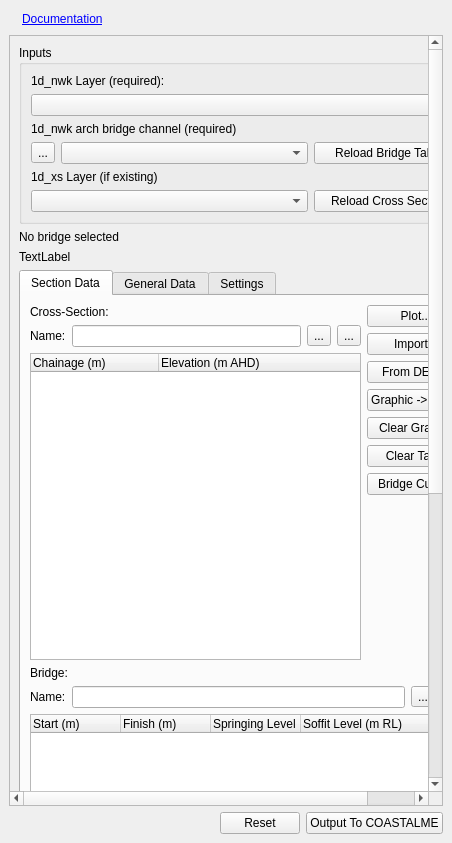
<?xml version="1.0" encoding="UTF-8"?>
<ui version="4.0">
 <class>archBridgeDock</class>
 <widget class="QDockWidget" name="archBridgeDock">
  <property name="geometry">
   <rect>
    <x>0</x>
    <y>0</y>
    <width>452</width>
    <height>843</height>
   </rect>
  </property>
  <property name="minimumSize">
   <size>
    <width>254</width>
    <height>187</height>
   </size>
  </property>
  <property name="windowTitle">
   <string>Arch Bridge Editor</string>
  </property>
  <widget class="QWidget" name="dockWidgetContents">
   <layout class="QVBoxLayout" name="verticalLayout_3">
    <item>
     <layout class="QHBoxLayout" name="horizontalLayout_16">
      <item>
       <widget class="QLabel" name="label_21">
        <property name="text">
         <string/>
        </property>
        <property name="pixmap">
         <pixmap resource="../resources/coastalme.qrc">:/logo/resources/COASTALME_logo_resized.png</pixmap>
        </property>
       </widget>
      </item>
      <item>
       <widget class="QLabel" name="label_18">
        <property name="text">
         <string>&lt;html&gt;&lt;head/&gt;&lt;body&gt;&lt;p&gt;&lt;a href=&quot;https://wiki.coastalme.com/index.php?title=QGIS_COASTALME_Arch_Bridge_Editor&quot;&gt;&lt;span style=&quot; text-decoration: underline; color:#0000ff;&quot;&gt;Documentation&lt;/span&gt;&lt;/a&gt;&lt;/p&gt;&lt;/body&gt;&lt;/html&gt;</string>
        </property>
        <property name="textFormat">
         <enum>Qt::RichText</enum>
        </property>
        <property name="openExternalLinks">
         <bool>true</bool>
        </property>
       </widget>
      </item>
      <item>
       <spacer name="horizontalSpacer_5">
        <property name="orientation">
         <enum>Qt::Horizontal</enum>
        </property>
        <property name="sizeHint" stdset="0">
         <size>
          <width>40</width>
          <height>20</height>
         </size>
        </property>
       </spacer>
      </item>
     </layout>
    </item>
    <item>
     <widget class="QScrollArea" name="scrollArea">
      <property name="horizontalScrollBarPolicy">
       <enum>Qt::ScrollBarAsNeeded</enum>
      </property>
      <property name="sizeAdjustPolicy">
       <enum>QAbstractScrollArea::AdjustToContentsOnFirstShow</enum>
      </property>
      <property name="widgetResizable">
       <bool>true</bool>
      </property>
      <widget class="QWidget" name="scrollAreaWidgetContents">
       <property name="geometry">
        <rect>
         <x>0</x>
         <y>0</y>
         <width>431</width>
         <height>1186</height>
        </rect>
       </property>
       <layout class="QVBoxLayout" name="verticalLayout">
        <item>
         <widget class="QGroupBox" name="groupBox">
          <property name="title">
           <string>Inputs</string>
          </property>
          <layout class="QVBoxLayout" name="verticalLayout_2">
           <item>
            <layout class="QVBoxLayout" name="verticalLayout_22">
             <item>
              <widget class="QLabel" name="label_19">
               <property name="text">
                <string>1d_nwk Layer (required):</string>
               </property>
              </widget>
             </item>
             <item>
              <widget class="QComboBox" name="cboNwkLayer"/>
             </item>
             <item>
              <widget class="QLabel" name="label_20">
               <property name="text">
                <string>1d_nwk arch bridge channel (required)</string>
               </property>
              </widget>
             </item>
             <item>
              <layout class="QHBoxLayout" name="horizontalLayout_9">
               <item>
                <widget class="QToolButton" name="bridgeBySelection">
                 <property name="toolTip">
                  <string>Select feature on map</string>
                 </property>
                 <property name="text">
                  <string>...</string>
                 </property>
                </widget>
               </item>
               <item>
                <widget class="QComboBox" name="cboNwkFeature"/>
               </item>
               <item>
                <widget class="QPushButton" name="pbReloadBridge">
                 <property name="maximumSize">
                  <size>
                   <width>150</width>
                   <height>16777215</height>
                  </size>
                 </property>
                 <property name="text">
                  <string>Reload Bridge Table</string>
                 </property>
                </widget>
               </item>
              </layout>
             </item>
             <item>
              <widget class="QLabel" name="label">
               <property name="text">
                <string>1d_xs Layer (if existing)</string>
               </property>
              </widget>
             </item>
             <item>
              <layout class="QHBoxLayout" name="horizontalLayout_13">
               <item>
                <widget class="QComboBox" name="cboXsLayer"/>
               </item>
               <item>
                <widget class="QPushButton" name="pbReloadCrossSection">
                 <property name="maximumSize">
                  <size>
                   <width>150</width>
                   <height>16777215</height>
                  </size>
                 </property>
                 <property name="text">
                  <string>Reload Cross Section</string>
                 </property>
                </widget>
               </item>
              </layout>
             </item>
            </layout>
           </item>
          </layout>
         </widget>
        </item>
        <item>
         <widget class="QLabel" name="featMsgLabel_1">
          <property name="text">
           <string>No bridge selected</string>
          </property>
         </widget>
        </item>
        <item>
         <widget class="QLabel" name="featMsgLabel_2">
          <property name="text">
           <string>TextLabel</string>
          </property>
         </widget>
        </item>
        <item>
         <widget class="QTabWidget" name="tabWidget">
          <property name="currentIndex">
           <number>0</number>
          </property>
          <widget class="QWidget" name="SectionData">
           <attribute name="title">
            <string>Section Data</string>
           </attribute>
           <layout class="QVBoxLayout" name="verticalLayout_7">
            <item>
             <layout class="QHBoxLayout" name="horizontalLayout_2">
              <item>
               <layout class="QVBoxLayout" name="verticalLayout_9">
                <item>
                 <layout class="QHBoxLayout" name="horizontalLayout_4">
                  <item>
                   <widget class="QLabel" name="label_6">
                    <property name="text">
                     <string>Cross-Section:</string>
                    </property>
                   </widget>
                  </item>
                 </layout>
                </item>
                <item>
                 <layout class="QHBoxLayout" name="horizontalLayout_5">
                  <item>
                   <widget class="QLabel" name="label_2">
                    <property name="text">
                     <string>Name:</string>
                    </property>
                   </widget>
                  </item>
                  <item>
                   <widget class="QLineEdit" name="leChannelName"/>
                  </item>
                  <item>
                   <widget class="QToolButton" name="btnAddChannelRow">
                    <property name="text">
                     <string>...</string>
                    </property>
                   </widget>
                  </item>
                  <item>
                   <widget class="QToolButton" name="btnRemChannelRow">
                    <property name="text">
                     <string>...</string>
                    </property>
                   </widget>
                  </item>
                 </layout>
                </item>
                <item>
                 <widget class="ChannelSectionTable" name="twChannel">
                  <property name="minimumSize">
                   <size>
                    <width>0</width>
                    <height>200</height>
                   </size>
                  </property>
                  <property name="sizeAdjustPolicy">
                   <enum>QAbstractScrollArea::AdjustIgnored</enum>
                  </property>
                  <property name="alternatingRowColors">
                   <bool>true</bool>
                  </property>
                  <property name="columnCount">
                   <number>2</number>
                  </property>
                  <attribute name="horizontalHeaderCascadingSectionResizes">
                   <bool>true</bool>
                  </attribute>
                  <attribute name="horizontalHeaderDefaultSectionSize">
                   <number>128</number>
                  </attribute>
                  <attribute name="horizontalHeaderStretchLastSection">
                   <bool>true</bool>
                  </attribute>
                  <attribute name="verticalHeaderMinimumSectionSize">
                   <number>20</number>
                  </attribute>
                  <attribute name="verticalHeaderDefaultSectionSize">
                   <number>20</number>
                  </attribute>
                  <column>
                   <property name="text">
                    <string>Chainage (m)</string>
                   </property>
                   <property name="textAlignment">
                    <set>AlignLeading|AlignVCenter</set>
                   </property>
                  </column>
                  <column>
                   <property name="text">
                    <string>Elevation (m AHD)</string>
                   </property>
                   <property name="textAlignment">
                    <set>AlignLeading|AlignVCenter</set>
                   </property>
                  </column>
                 </widget>
                </item>
               </layout>
              </item>
              <item>
               <layout class="QVBoxLayout" name="verticalLayout_4">
                <item>
                 <widget class="QPushButton" name="pbPlot">
                  <property name="sizePolicy">
                   <sizepolicy hsizetype="Minimum" vsizetype="Fixed">
                    <horstretch>0</horstretch>
                    <verstretch>0</verstretch>
                   </sizepolicy>
                  </property>
                  <property name="minimumSize">
                   <size>
                    <width>0</width>
                    <height>0</height>
                   </size>
                  </property>
                  <property name="text">
                   <string>Plot...</string>
                  </property>
                  <property name="autoDefault">
                   <bool>true</bool>
                  </property>
                  <property name="flat">
                   <bool>false</bool>
                  </property>
                 </widget>
                </item>
                <item>
                 <widget class="QPushButton" name="pbImport">
                  <property name="sizePolicy">
                   <sizepolicy hsizetype="Minimum" vsizetype="Fixed">
                    <horstretch>0</horstretch>
                    <verstretch>0</verstretch>
                   </sizepolicy>
                  </property>
                  <property name="minimumSize">
                   <size>
                    <width>0</width>
                    <height>0</height>
                   </size>
                  </property>
                  <property name="text">
                   <string>Import...</string>
                  </property>
                 </widget>
                </item>
                <item>
                 <widget class="QPushButton" name="pbDem">
                  <property name="sizePolicy">
                   <sizepolicy hsizetype="Minimum" vsizetype="Fixed">
                    <horstretch>0</horstretch>
                    <verstretch>0</verstretch>
                   </sizepolicy>
                  </property>
                  <property name="minimumSize">
                   <size>
                    <width>0</width>
                    <height>0</height>
                   </size>
                  </property>
                  <property name="text">
                   <string>From DEM...</string>
                  </property>
                 </widget>
                </item>
                <item>
                 <widget class="QPushButton" name="pbGraphicToVector">
                  <property name="text">
                   <string>Graphic -&gt; Layer</string>
                  </property>
                 </widget>
                </item>
                <item>
                 <widget class="QPushButton" name="pbClearGraphic">
                  <property name="text">
                   <string>Clear Graphic</string>
                  </property>
                 </widget>
                </item>
                <item>
                 <widget class="QPushButton" name="pbClearChannelTable">
                  <property name="text">
                   <string>Clear Table</string>
                  </property>
                 </widget>
                </item>
                <item>
                 <widget class="QPushButton" name="pbBridgeCurves">
                  <property name="text">
                   <string>Bridge Curves</string>
                  </property>
                 </widget>
                </item>
                <item>
                 <spacer name="verticalSpacer_4">
                  <property name="orientation">
                   <enum>Qt::Vertical</enum>
                  </property>
                  <property name="sizeHint" stdset="0">
                   <size>
                    <width>20</width>
                    <height>40</height>
                   </size>
                  </property>
                 </spacer>
                </item>
               </layout>
              </item>
             </layout>
            </item>
            <item>
             <layout class="QHBoxLayout" name="horizontalLayout_3">
              <item>
               <layout class="QVBoxLayout" name="verticalLayout_10">
                <item>
                 <layout class="QHBoxLayout" name="horizontalLayout_10">
                  <item>
                   <widget class="QLabel" name="label_7">
                    <property name="text">
                     <string>Bridge:</string>
                    </property>
                   </widget>
                  </item>
                 </layout>
                </item>
                <item>
                 <layout class="QHBoxLayout" name="horizontalLayout_6">
                  <item>
                   <widget class="QLabel" name="label_3">
                    <property name="text">
                     <string>Name:</string>
                    </property>
                   </widget>
                  </item>
                  <item>
                   <widget class="QLineEdit" name="leBridgeName"/>
                  </item>
                  <item>
                   <widget class="QToolButton" name="btnAddBridgeRow">
                    <property name="text">
                     <string>...</string>
                    </property>
                   </widget>
                  </item>
                  <item>
                   <widget class="QToolButton" name="btnRemBridgeRow">
                    <property name="text">
                     <string>...</string>
                    </property>
                   </widget>
                  </item>
                 </layout>
                </item>
                <item>
                 <widget class="BridgeSectionTable" name="twBridge">
                  <property name="minimumSize">
                   <size>
                    <width>0</width>
                    <height>200</height>
                   </size>
                  </property>
                  <property name="maximumSize">
                   <size>
                    <width>16777215</width>
                    <height>16777211</height>
                   </size>
                  </property>
                  <property name="alternatingRowColors">
                   <bool>true</bool>
                  </property>
                  <property name="gridStyle">
                   <enum>Qt::SolidLine</enum>
                  </property>
                  <attribute name="horizontalHeaderCascadingSectionResizes">
                   <bool>true</bool>
                  </attribute>
                  <attribute name="horizontalHeaderMinimumSectionSize">
                   <number>1</number>
                  </attribute>
                  <attribute name="horizontalHeaderDefaultSectionSize">
                   <number>90</number>
                  </attribute>
                  <attribute name="horizontalHeaderStretchLastSection">
                   <bool>true</bool>
                  </attribute>
                  <attribute name="verticalHeaderMinimumSectionSize">
                   <number>1</number>
                  </attribute>
                  <attribute name="verticalHeaderDefaultSectionSize">
                   <number>20</number>
                  </attribute>
                  <column>
                   <property name="text">
                    <string>Start (m)</string>
                   </property>
                   <property name="textAlignment">
                    <set>AlignLeading|AlignVCenter</set>
                   </property>
                  </column>
                  <column>
                   <property name="text">
                    <string>Finish (m)</string>
                   </property>
                   <property name="textAlignment">
                    <set>AlignLeading|AlignVCenter</set>
                   </property>
                  </column>
                  <column>
                   <property name="text">
                    <string>Springing Level (m RL)</string>
                   </property>
                   <property name="textAlignment">
                    <set>AlignLeading|AlignVCenter</set>
                   </property>
                  </column>
                  <column>
                   <property name="text">
                    <string>Soffit Level (m RL)</string>
                   </property>
                   <property name="textAlignment">
                    <set>AlignLeading|AlignVCenter</set>
                   </property>
                  </column>
                 </widget>
                </item>
               </layout>
              </item>
             </layout>
            </item>
           </layout>
          </widget>
          <widget class="QWidget" name="GeneralData">
           <attribute name="title">
            <string>General Data</string>
           </attribute>
           <layout class="QVBoxLayout" name="verticalLayout_6">
            <item>
             <layout class="QHBoxLayout" name="horizontalLayout_7">
              <item>
               <layout class="QVBoxLayout" name="verticalLayout_16">
                <item>
                 <widget class="QLabel" name="label_13">
                  <property name="text">
                   <string>Calibration Coefficient:</string>
                  </property>
                 </widget>
                </item>
                <item>
                 <widget class="QDoubleSpinBox" name="sbCalibCoeff">
                  <property name="wrapping">
                   <bool>false</bool>
                  </property>
                  <property name="frame">
                   <bool>true</bool>
                  </property>
                  <property name="buttonSymbols">
                   <enum>QAbstractSpinBox::UpDownArrows</enum>
                  </property>
                  <property name="decimals">
                   <number>3</number>
                  </property>
                  <property name="maximum">
                   <double>10.000000000000000</double>
                  </property>
                  <property name="value">
                   <double>1.000000000000000</double>
                  </property>
                 </widget>
                </item>
               </layout>
              </item>
              <item>
               <layout class="QVBoxLayout" name="verticalLayout_17">
                <item>
                 <widget class="QLabel" name="label_14">
                  <property name="text">
                   <string>Skew Angle:</string>
                  </property>
                 </widget>
                </item>
                <item>
                 <widget class="QDoubleSpinBox" name="sbSkewAngle">
                  <property name="decimals">
                   <number>1</number>
                  </property>
                  <property name="maximum">
                   <double>90.000000000000000</double>
                  </property>
                 </widget>
                </item>
               </layout>
              </item>
             </layout>
            </item>
            <item>
             <widget class="QGroupBox" name="gbOrificeFlow">
              <property name="title">
               <string>Use Orifice Flow</string>
              </property>
              <property name="checkable">
               <bool>true</bool>
              </property>
              <property name="checked">
               <bool>false</bool>
              </property>
              <layout class="QVBoxLayout" name="verticalLayout_5">
               <item>
                <layout class="QHBoxLayout" name="horizontalLayout_8">
                 <item>
                  <widget class="QDoubleSpinBox" name="sbDischargeCoef">
                   <property name="maximum">
                    <double>10.000000000000000</double>
                   </property>
                  </widget>
                 </item>
                 <item>
                  <widget class="QLabel" name="label_15">
                   <property name="text">
                    <string>Discharge Coefficient (Cd)</string>
                   </property>
                  </widget>
                 </item>
                 <item>
                  <spacer name="horizontalSpacer_2">
                   <property name="orientation">
                    <enum>Qt::Horizontal</enum>
                   </property>
                   <property name="sizeHint" stdset="0">
                    <size>
                     <width>40</width>
                     <height>20</height>
                    </size>
                   </property>
                  </spacer>
                 </item>
                </layout>
               </item>
               <item>
                <layout class="QHBoxLayout" name="horizontalLayout_14">
                 <item>
                  <widget class="QDoubleSpinBox" name="sbLowerTransDepth">
                   <property name="maximum">
                    <double>10.000000000000000</double>
                   </property>
                   <property name="value">
                    <double>0.100000000000000</double>
                   </property>
                  </widget>
                 </item>
                 <item>
                  <widget class="QLabel" name="label_16">
                   <property name="text">
                    <string>Lower transition zone (depth below soffit)</string>
                   </property>
                  </widget>
                 </item>
                 <item>
                  <spacer name="horizontalSpacer_3">
                   <property name="orientation">
                    <enum>Qt::Horizontal</enum>
                   </property>
                   <property name="sizeHint" stdset="0">
                    <size>
                     <width>40</width>
                     <height>20</height>
                    </size>
                   </property>
                  </spacer>
                 </item>
                </layout>
               </item>
               <item>
                <layout class="QHBoxLayout" name="horizontalLayout_15">
                 <item>
                  <widget class="QDoubleSpinBox" name="sbUpperTransDepth">
                   <property name="maximum">
                    <double>10.000000000000000</double>
                   </property>
                   <property name="value">
                    <double>0.100000000000000</double>
                   </property>
                  </widget>
                 </item>
                 <item>
                  <widget class="QLabel" name="label_17">
                   <property name="text">
                    <string>Upper transition zone (depth above soffit)</string>
                   </property>
                  </widget>
                 </item>
                 <item>
                  <spacer name="horizontalSpacer_4">
                   <property name="orientation">
                    <enum>Qt::Horizontal</enum>
                   </property>
                   <property name="sizeHint" stdset="0">
                    <size>
                     <width>40</width>
                     <height>20</height>
                    </size>
                   </property>
                  </spacer>
                 </item>
                </layout>
               </item>
              </layout>
             </widget>
            </item>
            <item>
             <spacer name="verticalSpacer_3">
              <property name="orientation">
               <enum>Qt::Vertical</enum>
              </property>
              <property name="sizeHint" stdset="0">
               <size>
                <width>20</width>
                <height>40</height>
               </size>
              </property>
             </spacer>
            </item>
           </layout>
          </widget>
          <widget class="QWidget" name="tab">
           <attribute name="title">
            <string>Settings</string>
           </attribute>
           <layout class="QVBoxLayout" name="verticalLayout_8">
            <item>
             <widget class="QGroupBox" name="groupBox_2">
              <property name="title">
               <string>Bridge CSV Location</string>
              </property>
              <layout class="QVBoxLayout" name="verticalLayout_11">
               <item>
                <widget class="QRadioButton" name="bridge_csv_loc_in_place">
                 <property name="text">
                  <string>Same location as 1d_nwk</string>
                 </property>
                 <attribute name="buttonGroup">
                  <string notr="true">buttonGroup</string>
                 </attribute>
                </widget>
               </item>
               <item>
                <widget class="QRadioButton" name="bridge_csv_loc_csv_folder">
                 <property name="text">
                  <string>CSV folder (Up one level i.e. ../csv/bridge.csv)</string>
                 </property>
                 <property name="checked">
                  <bool>true</bool>
                 </property>
                 <attribute name="buttonGroup">
                  <string notr="true">buttonGroup</string>
                 </attribute>
                </widget>
               </item>
               <item>
                <widget class="QRadioButton" name="bridge_csv_loc_custom_folder">
                 <property name="text">
                  <string>Custom location (e.g &quot;..\bg&quot;)</string>
                 </property>
                 <attribute name="buttonGroup">
                  <string notr="true">buttonGroup</string>
                 </attribute>
                </widget>
               </item>
               <item>
                <layout class="QHBoxLayout" name="horizontalLayout_17">
                 <item>
                  <spacer name="horizontalSpacer_6">
                   <property name="orientation">
                    <enum>Qt::Horizontal</enum>
                   </property>
                   <property name="sizeType">
                    <enum>QSizePolicy::Fixed</enum>
                   </property>
                   <property name="sizeHint" stdset="0">
                    <size>
                     <width>10</width>
                     <height>20</height>
                    </size>
                   </property>
                  </spacer>
                 </item>
                 <item>
                  <widget class="QLabel" name="label_23">
                   <property name="text">
                    <string>Custom Location</string>
                   </property>
                  </widget>
                 </item>
                </layout>
               </item>
               <item>
                <layout class="QHBoxLayout" name="horizontalLayout_18">
                 <item>
                  <spacer name="horizontalSpacer_7">
                   <property name="orientation">
                    <enum>Qt::Horizontal</enum>
                   </property>
                   <property name="sizeType">
                    <enum>QSizePolicy::Fixed</enum>
                   </property>
                   <property name="sizeHint" stdset="0">
                    <size>
                     <width>10</width>
                     <height>20</height>
                    </size>
                   </property>
                  </spacer>
                 </item>
                 <item>
                  <widget class="QLineEdit" name="leCustomName"/>
                 </item>
                </layout>
               </item>
               <item>
                <widget class="QLabel" name="label_22">
                 <property name="text">
                  <string>To customise location further use the 'Inlet_Type' attribute field</string>
                 </property>
                </widget>
               </item>
              </layout>
             </widget>
            </item>
            <item>
             <widget class="QGroupBox" name="groupBox_4">
              <property name="title">
               <string>Cross-section CSV Location</string>
              </property>
              <layout class="QVBoxLayout" name="verticalLayout_12">
               <item>
                <widget class="QRadioButton" name="xs_csv_loc_in_place">
                 <property name="text">
                  <string>Same location as 1d_xs</string>
                 </property>
                 <attribute name="buttonGroup">
                  <string notr="true">buttonGroup_2</string>
                 </attribute>
                </widget>
               </item>
               <item>
                <widget class="QRadioButton" name="xs_csv_loc_csv_folder">
                 <property name="text">
                  <string>CSV folder (Up one level i.e. ../csv/cross_section.csv)</string>
                 </property>
                 <property name="checked">
                  <bool>true</bool>
                 </property>
                 <attribute name="buttonGroup">
                  <string notr="true">buttonGroup_2</string>
                 </attribute>
                </widget>
               </item>
               <item>
                <widget class="QRadioButton" name="xs_csv_loc_custom_folder">
                 <property name="text">
                  <string>Custom location (e.g. &quot;..\xs&quot;</string>
                 </property>
                 <attribute name="buttonGroup">
                  <string notr="true">buttonGroup_2</string>
                 </attribute>
                </widget>
               </item>
               <item>
                <layout class="QHBoxLayout" name="horizontalLayout_19">
                 <item>
                  <spacer name="horizontalSpacer_8">
                   <property name="orientation">
                    <enum>Qt::Horizontal</enum>
                   </property>
                   <property name="sizeType">
                    <enum>QSizePolicy::Fixed</enum>
                   </property>
                   <property name="sizeHint" stdset="0">
                    <size>
                     <width>10</width>
                     <height>20</height>
                    </size>
                   </property>
                  </spacer>
                 </item>
                 <item>
                  <widget class="QLabel" name="label_24">
                   <property name="text">
                    <string>Custom Location</string>
                   </property>
                  </widget>
                 </item>
                </layout>
               </item>
               <item>
                <layout class="QHBoxLayout" name="horizontalLayout_20">
                 <item>
                  <spacer name="horizontalSpacer_9">
                   <property name="orientation">
                    <enum>Qt::Horizontal</enum>
                   </property>
                   <property name="sizeType">
                    <enum>QSizePolicy::Fixed</enum>
                   </property>
                   <property name="sizeHint" stdset="0">
                    <size>
                     <width>10</width>
                     <height>20</height>
                    </size>
                   </property>
                  </spacer>
                 </item>
                 <item>
                  <widget class="QLineEdit" name="leXSCustomName"/>
                 </item>
                </layout>
               </item>
               <item>
                <widget class="QLabel" name="label_25">
                 <property name="text">
                  <string>To customise location further use the 'Source' attribute field</string>
                 </property>
                </widget>
               </item>
              </layout>
             </widget>
            </item>
            <item>
             <spacer name="verticalSpacer">
              <property name="orientation">
               <enum>Qt::Vertical</enum>
              </property>
              <property name="sizeHint" stdset="0">
               <size>
                <width>20</width>
                <height>333</height>
               </size>
              </property>
             </spacer>
            </item>
           </layout>
          </widget>
         </widget>
        </item>
        <item>
         <widget class="QLabel" name="label_12">
          <property name="text">
           <string>&lt;html&gt;&lt;head/&gt;&lt;body&gt;&lt;p&gt;&lt;span style=&quot; font-weight:600;&quot;&gt;OUTPUT&lt;/span&gt;&lt;/p&gt;&lt;/body&gt;&lt;/html&gt;</string>
          </property>
         </widget>
        </item>
        <item>
         <widget class="QLabel" name="label_10">
          <property name="text">
           <string>Output nwk attributes will be assigned to currently selected 1d_nwk layer and bridge feature</string>
          </property>
          <property name="wordWrap">
           <bool>true</bool>
          </property>
         </widget>
        </item>
        <item>
         <widget class="QGroupBox" name="groupBox_3">
          <property name="title">
           <string>Output XS</string>
          </property>
          <layout class="QFormLayout" name="formLayout">
           <item row="0" column="0">
            <widget class="QLabel" name="label_8">
             <property name="text">
              <string>Output Type:</string>
             </property>
            </widget>
           </item>
           <item row="0" column="1">
            <widget class="QComboBox" name="cboOutputType">
             <item>
              <property name="text">
               <string>New Layer</string>
              </property>
             </item>
             <item>
              <property name="text">
               <string>Append to existing layer</string>
              </property>
             </item>
             <item>
              <property name="text">
               <string>Overwrite existing items (otherwise will create a new feature)</string>
              </property>
             </item>
            </widget>
           </item>
           <item row="1" column="0">
            <widget class="QLabel" name="label_9">
             <property name="text">
              <string>Layer: </string>
             </property>
            </widget>
           </item>
           <item row="1" column="1">
            <widget class="QComboBox" name="cboXsLayerOut"/>
           </item>
           <item row="2" column="0">
            <widget class="QLabel" name="label_4">
             <property name="text">
              <string>Format: </string>
             </property>
            </widget>
           </item>
           <item row="2" column="1">
            <widget class="QComboBox" name="cboOutFormat">
             <item>
              <property name="text">
               <string>ESRI Shapefile</string>
              </property>
             </item>
             <item>
              <property name="text">
               <string>GPKG</string>
              </property>
             </item>
            </widget>
           </item>
           <item row="3" column="0">
            <widget class="QLabel" name="label_5">
             <property name="text">
              <string>Database:</string>
             </property>
            </widget>
           </item>
           <item row="3" column="1">
            <layout class="QHBoxLayout" name="horizontalLayout_11">
             <item>
              <widget class="QLineEdit" name="leOutDatabase"/>
             </item>
             <item>
              <widget class="QToolButton" name="btnBrowseOutDatabase">
               <property name="text">
                <string>...</string>
               </property>
              </widget>
             </item>
            </layout>
           </item>
           <item row="4" column="0">
            <widget class="QLabel" name="label_11">
             <property name="text">
              <string>Layer Name:</string>
             </property>
            </widget>
           </item>
           <item row="4" column="1">
            <layout class="QHBoxLayout" name="horizontalLayout_12">
             <item>
              <widget class="QLineEdit" name="leOutName"/>
             </item>
             <item>
              <widget class="QToolButton" name="btnBrowseOutFile">
               <property name="text">
                <string>...</string>
               </property>
              </widget>
             </item>
            </layout>
           </item>
          </layout>
         </widget>
        </item>
       </layout>
      </widget>
     </widget>
    </item>
    <item>
     <layout class="QHBoxLayout" name="horizontalLayout">
      <item>
       <spacer name="horizontalSpacer">
        <property name="orientation">
         <enum>Qt::Horizontal</enum>
        </property>
        <property name="sizeHint" stdset="0">
         <size>
          <width>40</width>
          <height>20</height>
         </size>
        </property>
       </spacer>
      </item>
      <item>
       <widget class="QPushButton" name="pbReset">
        <property name="text">
         <string>Reset</string>
        </property>
       </widget>
      </item>
      <item>
       <widget class="QPushButton" name="pbRun">
        <property name="text">
         <string>Output To COASTALME</string>
        </property>
       </widget>
      </item>
     </layout>
    </item>
   </layout>
  </widget>
 </widget>
 <customwidgets>
  <customwidget>
   <class>ChannelSectionTable</class>
   <extends>QTableWidget</extends>
   <header>coastalme.bridge_editor.BridgeEditorTable</header>
  </customwidget>
  <customwidget>
   <class>BridgeSectionTable</class>
   <extends>QTableWidget</extends>
   <header>coastalme.bridge_editor.BridgeEditorTable</header>
  </customwidget>
 </customwidgets>
 <resources>
  <include location="../resources/coastalme.qrc"/>
 </resources>
 <connections/>
 <buttongroups>
  <buttongroup name="buttonGroup"/>
  <buttongroup name="buttonGroup_2"/>
 </buttongroups>
</ui>
